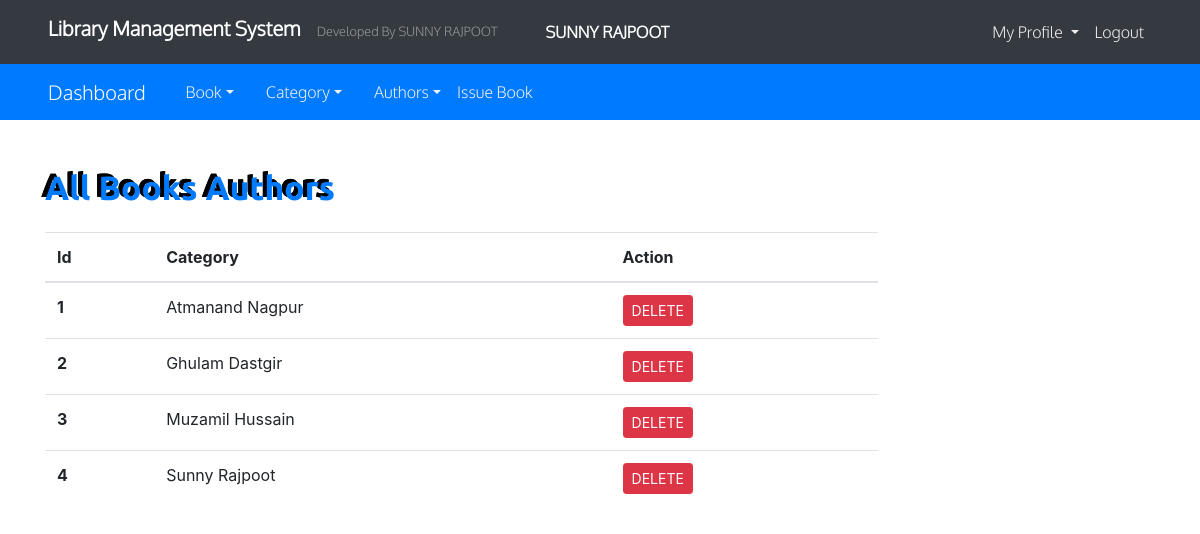
Page /admin/t_authors.php (signed in) on the committed database.
### tables this page shows
CREATE TABLE `authors` (
  `author_id` int(11) NOT NULL,
  `author_name` varchar(30) NOT NULL
);

### admin/t_authors.php (the view, shortened to what this page needs)
<?php
include("functions.php");
?>
<!DOCTYPE html>
<html lang="en">
<head>
    <link rel="stylesheet" href="css/bootstrap.min.css">
    <link rel="stylesheet" href="css/style.css">
    <link rel="stylesheet" href="all.min.css">
</head>
<body>
    <nav class="navbar navbar-expand-md navbar-dark bg-dark px-5">
        <h1 class="navbar-brand font-weight-bold">Library Management System</h1>
        <small class="navbar-text">Developed By SUNNY RAJPOOT</small>
        <span class="text-white ml-5"> <strong> <?php echo $_SESSION['admin_name']; ?> </strong> </span>
        <div class="collapse navbar-collapse" id="nav">
            <ul class="navbar-nav ml-auto">
                <li class="nav-item dropdown"><a href="" class="nav-link dropdown-toggle" data-toggle="dropdown">
                        My Profile
                    </a>
                </li>
                <li class="nav-item"><a href="admin_logout.php" class="nav-link">Logout</a></li>
            </ul>
        </div>
    </nav>
    <nav class="navbar navbar-expand-md navbar-dark bg-primary px-5">
        <a href="index.php" class="navbar-brand">Dashboard</a>
        <div class="navbar-collapse collapse" id="nav1">
            <ul class="navbar-nav mr-5">
                <li class="nav-item dropdown ml-3"><a href="" class="nav-link dropdown-toggle"
                        data-toggle="dropdown">Book</a>
                </li>
                <li class="nav-item dropdown ml-3"><a href="" class="nav-link dropdown-toggle"
                        data-toggle="dropdown">Category</a>
                </li>
                <li class="nav-item dropdown ml-3"><a href="" class="nav-link dropdown-toggle"
                        data-toggle="dropdown">Authors</a>
                </li>
                <li class="nav-item"><a href="" class="nav-link">Issue Book</a></li>
            </ul>
        </div>
    </nav>
    <div id="wrapper" class="container mt-5">
        <h1 class="text-primary mb-4">All Books Authors </h1>
        <?php
        $sql="SELECT * FROM authors ORDER BY author_id ASC";
        $result=mysqli_query($conn,$sql) or die("Query Failed");
        if(mysqli_num_rows($result) > 0) {
        ?>
        <table class="table w-75">
               <thead>
                   <tr>
                       <th>Id</th>
                       <th>Category</th>
                       <th>Action</th>
                   </tr>
               </thead>
               <tbody>
                   <?php while($row=mysqli_fetch_assoc($result)) { ?>
                   <tr>
                       <th scope="col"><?php echo $row['author_id']; ?></th>
                       <td><?php echo $row['author_name']; ?></td>
                       <td><a href="delete_r.php" class="btn btn-danger btn-sm">DELETE</a></td>
                   </tr>
                   <?php  } ?>
               </tbody>
        </table>
        <?php  } ?>
    </div>
</body>
</html>

### admin/css/style.css (style rules this page uses)
* { padding: 0; margin: 0; }
html { scroll-behavior: smooth; }
body { background-color: white; }
.navbar { font-family:Oxygen-Light ; }
.navbar .nav-link { color: #f1f1f1!important; }
#wrapper { min-height: 200px; overflow-x: hidden; }
#wrapper h1 { font-family:Ubuntu-Bold ; }
.container h1 { font-size: 2.1rem; font-family:Ubuntu-Bold ; text-shadow: -4px -3px #000000 ,-4px -3px #000000; }

### rows in the picture
authors: author_id "1", author_name "Atmanand Nagpur"
authors: author_id "2", author_name "Ghulam Dastgir"
authors: author_id "3", author_name "Muzamil Hussain"
authors: author_id "4", author_name "Sunny Rajpoot"

### other values in the picture
$_SESSION['admin_name'] "SUNNY RAJPOOT"
